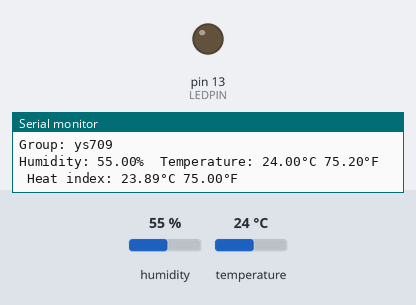
The sketch below on a simulated Arduino Uno, built with avr-gcc and run on an emulated ATmega328P. On the bench: output pins drawn as LEDs (lit = HIGH), the last lines printed to the serial monitor. Inputs (shaded band) come from the test bench; at power-on: humidity 55 %, temperature 24 °C.

Above: at 4.8 s.
4.9 s: humidity set to 85 %
7.9 s: humidity set to 88 %
At 8.9 s:
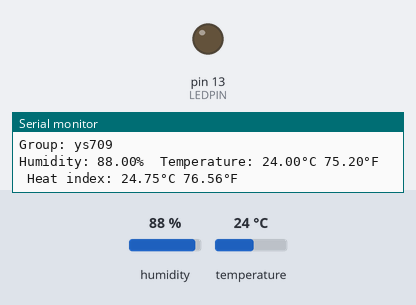
14.4 s: humidity set to 22 %
At 17.0 s:
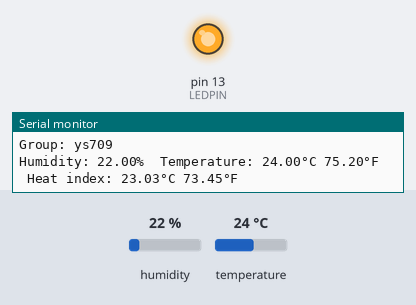
Timing chart, 0 to 26.9 s (numbered marks = the images above; inputs shaded):
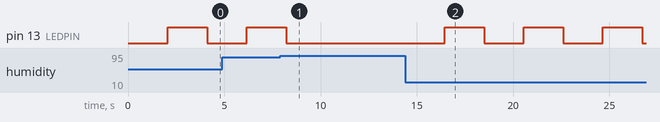

The sketch:

DHTtester-ys709.ino
```cpp
// Example testing sketch for various DHT humidity/temperature sensors
// Written by ladyada, public domain
// REQUIRES the following Arduino libraries:
// - DHT Sensor Library: https://github.com/adafruit/DHT-sensor-library
// - Adafruit Unified Sensor Lib: https://github.com/adafruit/Adafruit_Sensor
#include "DHT.h"
#define DHTPIN 2     // Digital pin connected to the DHT sensor
// Feather HUZZAH ESP8266 note: use pins 3, 4, 5, 12, 13 or 14 --
// Pin 15 can work but DHT must be disconnected during program upload.
// Uncomment whatever type you're using!
#define DHTTYPE DHT11   // DHT 11
//#define DHTTYPE DHT22   // DHT 22  (AM2302), AM2321
//#define DHTTYPE DHT21   // DHT 21 (AM2301)
// Connect pin 1 (on the left) of the sensor to +5V
// NOTE: If using a board with 3.3V logic like an Arduino Due connect pin 1
// to 3.3V instead of 5V!
// Connect pin 2 of the sensor to whatever your DHTPIN is
// Connect pin 4 (on the right) of the sensor to GROUND
// Connect a 10K resistor from pin 2 (data) to pin 1 (power) of the sensor

#define GROUP_NO "ys709"  // 本组组号
#define LEDPIN 13         // UNO 板载 LED 引脚

// Initialize DHT sensor.
// Note that older versions of this library took an optional third parameter to
// tweak the timings for faster processors.  This parameter is no longer needed
// as the current DHT reading algorithm adjusts itself to work on faster procs.
DHT dht(DHTPIN, DHTTYPE);

bool ledState = LOW;
unsigned long lastToggleMs = 0;
unsigned long blinkIntervalMs = 1000;
unsigned long ledOnMs = 150;    // LED 点亮时间
unsigned long ledOffMs = 150;   // LED 熄灭时间

void setup() {
  Serial.begin(9600);
  Serial.println(F("DHTxx test!"));
  pinMode(LEDPIN, OUTPUT);
  digitalWrite(LEDPIN, LOW);
  dht.begin();
}
void loop() {
  // Wait a few seconds between measurements.
  delay(2000);
  // Reading temperature or humidity takes about 250 milliseconds!
  // Sensor readings may also be up to 2 seconds 'old' (its a very slow sensor)
  float h = dht.readHumidity();
  // Read temperature as Celsius (the default)
  float t = dht.readTemperature();
  // Read temperature as Fahrenheit (isFahrenheit = true)
  float f = dht.readTemperature(true);
  // Check if any reads failed and exit early (to try again).
  if (isnan(h) || isnan(t) || isnan(f)) {
    Serial.println(F("Failed to read from DHT sensor!"));
    return;
  }

  // 湿度越高，LED 闪烁间隔越短；湿度越低，闪烁间隔越长
  h = constrain(h, 0, 100);
  blinkIntervalMs = map(h, 0, 100, 600, 80);

  // 点亮时间固定，熄灭时间随湿度变化，灯光会更醒目
  ledOnMs = 150;
  ledOffMs = blinkIntervalMs - ledOnMs;
  if (ledOffMs < 30) {
    ledOffMs = 30;
  }

  // Compute heat index in Fahrenheit (the default)
  float hif = dht.computeHeatIndex(f, h);
  // Compute heat index in Celsius (isFahreheit = false)
  float hic = dht.computeHeatIndex(t, h, false);

  Serial.print(F("Group: "));
  Serial.println(F(GROUP_NO));
  Serial.print(F("Humidity: "));
  Serial.print(h);
  Serial.print(F("%  Temperature: "));
  Serial.print(t);
  Serial.print(F("°C "));
  Serial.print(f);
  Serial.print(F("°F  Heat index: "));
  Serial.print(hic);
  Serial.print(F("°C "));
  Serial.print(hif);
  Serial.println(F("°F"));

  unsigned long nowMs = millis();

  if (ledState == HIGH) {
    if (nowMs - lastToggleMs >= ledOnMs) {
      lastToggleMs = nowMs;
      ledState = LOW;
      digitalWrite(LEDPIN, LOW);
    }
  } else {
    if (nowMs - lastToggleMs >= ledOffMs) {
      lastToggleMs = nowMs;
      ledState = HIGH;
      digitalWrite(LEDPIN, HIGH);
    }
  }
}
```

Measured:
- after the input at 7.9 s, pin 13 (LEDPIN): goes on until 8.2 s, then stays LOW
- after the input at 14.4 s, pin 13 (LEDPIN): alternates HIGH for 2.1 s and LOW for 2.1 s, starting after 2.0 s
